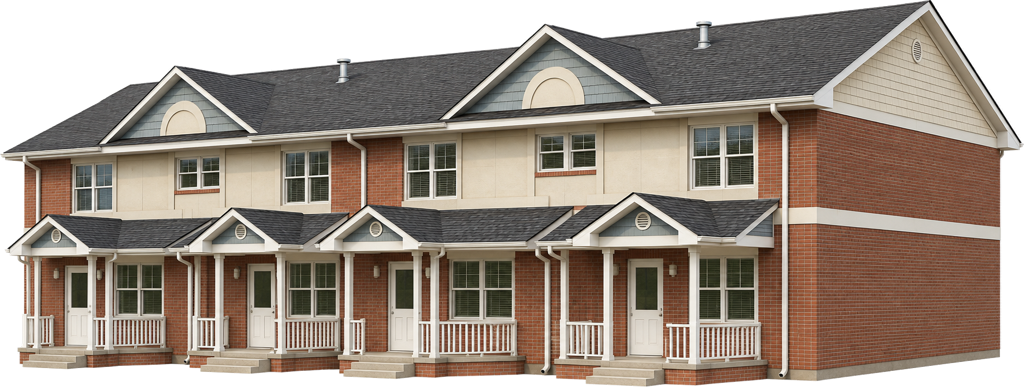
#> input picture tools/assets/bakeoff/fixtures/concepts/apartment-input.png, 1024 x 387 px, given in place of bungalow.jpg, which was not available
$ python prepare_inputs.py fixtures/concepts
#> lines starting #> are read from the running program, lines starting #| are printed output that depends on the picture; after the words box and inside, x2 and y2 are one past the last pixel; in counts of white or black regions, pixels touching at a corner belong together
# /// script
# requires-python = ">=3.11"
# dependencies = ["pillow==13.0.0"]
# ///
"""Freeze explicit foreground masks; never replace real photos with generated views."""

import argparse
import hashlib
import json
from pathlib import Path

from PIL import Image, ImageDraw


def main():
    parser = argparse.ArgumentParser(description=__doc__)
    parser.add_argument("references", type=Path)
    args = parser.parse_args()
    # Normalized hand-traced silhouette masks. Occluding trees remain; no invented pixels.
    outlines = {
        "bungalow": [
            (0.13, 0.40),
            (0.17, 0.17),
            (0.31, 0.20),
            (0.50, 0.06),
            (0.69, 0.18),
            (0.78, 0.34),
            (0.78, 0.76),
            (0.14, 0.76),
        ],
        "storefront": [(0.01, 0.01), (0.72, 0.03), (0.72, 0.85), (0.01, 0.94)],
        "apartment": [
            (0.01, 0.38),
            (0.70, 0.01),
            (0.94, 0.01),
            (0.995, 0.19),
            (0.995, 0.78),
            (0.01, 0.65),
        ],
    }
    records = {}
    for name, polygon in outlines.items():
        suffix = ".webp" if name == "apartment" else ".jpg"
        source = Image.open(args.references / (name + suffix)).convert("RGBA")
#> source is the input picture: PIL image 1024x387 RGBA; mean R, G, B, A 110.6, 97.7, 86.9, 204.4
        mask = Image.new("L", source.size)
#> mask: PIL image 1024x387 L; every value is 0
        ImageDraw.Draw(mask).polygon(
            [(int(x * source.width), int(y * source.height)) for x, y in polygon],
            fill=255,
        )
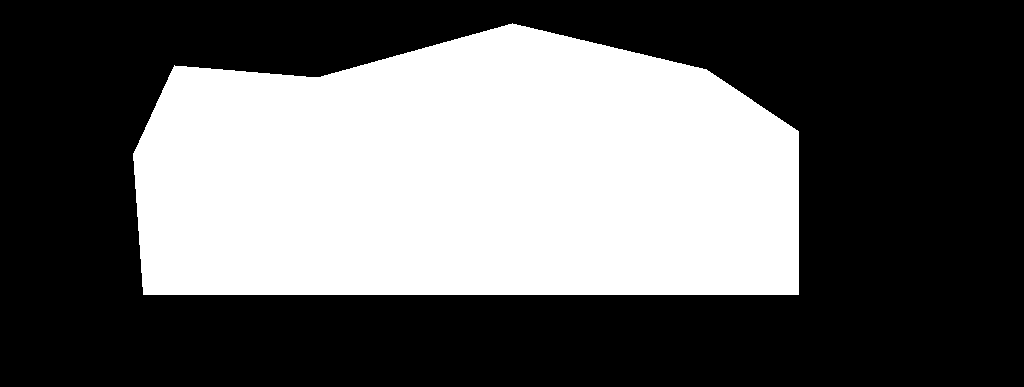
#> mask: PIL image 1024x387 L; 38.6% white; 1 white region, box (x1, y1, x2, y2) and area: (133, 23, 799, 295) 152898
        source.putalpha(mask)
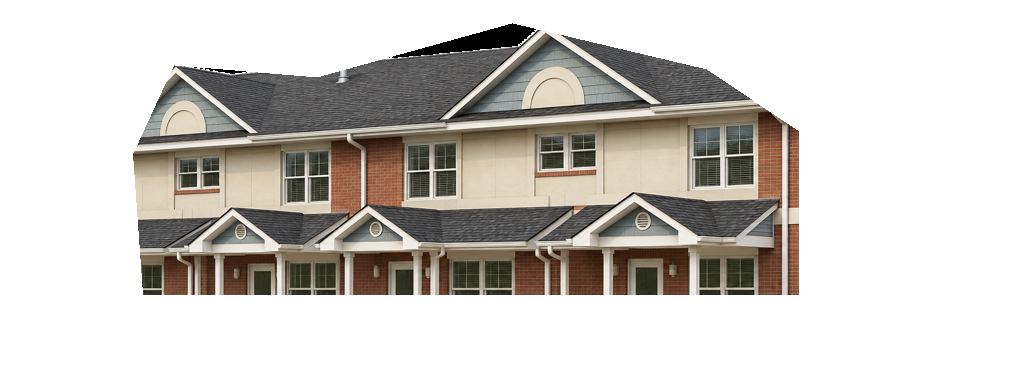
#> source: PIL image 1024x387 RGBA; mean R, G, B, A 110.6, 97.7, 86.9, 98.4; transparent parts drawn white
        image = source.crop(mask.getbbox())
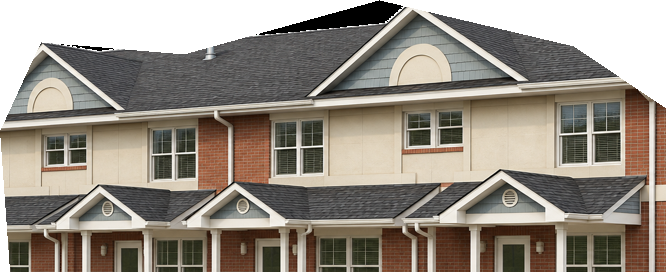
#> image: PIL image 666x272 RGBA; mean R, G, B, A 116.9, 108.8, 98.6, 215.2; transparent parts drawn white
        image.thumbnail((768, 768))
        path = args.references / (name + "-input.png")
        image.save(path)
        records[name] = {
            "polygon_normalized": polygon,
            "input_sha256": hashlib.sha256(path.read_bytes()).hexdigest(),
            "size": image.size,
            "limitation": "Single occluded real view; unobserved sides and depth are not ground truth.",
        }
    (args.references / "inputs.json").write_text(json.dumps(records, indent=2))


if __name__ == "__main__":
    main()
